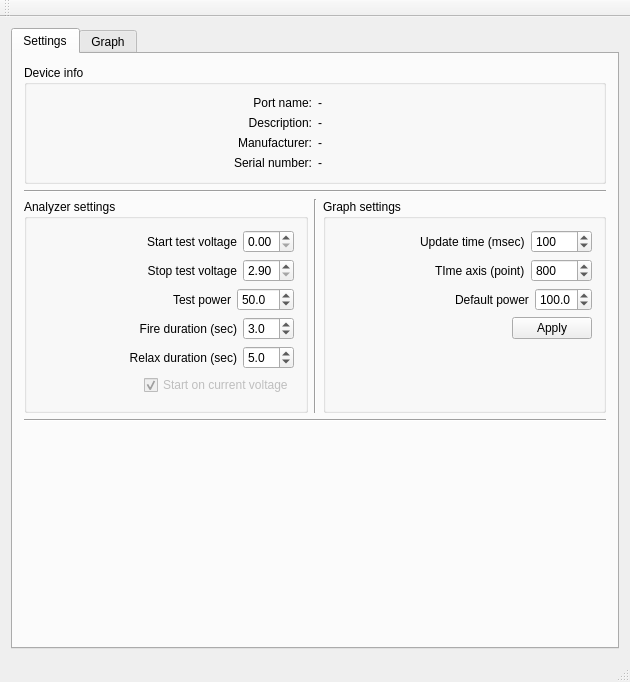
<?xml version="1.0" encoding="UTF-8"?>
<ui version="4.0">
 <class>MainWindow</class>
 <widget class="QMainWindow" name="MainWindow">
  <property name="geometry">
   <rect>
    <x>0</x>
    <y>0</y>
    <width>630</width>
    <height>682</height>
   </rect>
  </property>
  <property name="windowTitle">
   <string>BatTester</string>
  </property>
  <widget class="QWidget" name="centralWidget">
   <layout class="QVBoxLayout" name="verticalLayout_9">
    <item>
     <widget class="QTabWidget" name="tabWidget">
      <property name="currentIndex">
       <number>0</number>
      </property>
      <widget class="QWidget" name="tab">
       <attribute name="title">
        <string>Settings</string>
       </attribute>
       <layout class="QVBoxLayout" name="verticalLayout_6">
        <item>
         <widget class="QGroupBox" name="groupBox">
          <property name="autoFillBackground">
           <bool>false</bool>
          </property>
          <property name="title">
           <string>Device info</string>
          </property>
          <layout class="QHBoxLayout" name="horizontalLayout">
           <item>
            <layout class="QVBoxLayout" name="verticalLayout">
             <item>
              <widget class="QLabel" name="label">
               <property name="text">
                <string>Port name:</string>
               </property>
               <property name="alignment">
                <set>Qt::AlignRight|Qt::AlignTrailing|Qt::AlignVCenter</set>
               </property>
              </widget>
             </item>
             <item>
              <widget class="QLabel" name="label_2">
               <property name="text">
                <string>Description:</string>
               </property>
               <property name="alignment">
                <set>Qt::AlignRight|Qt::AlignTrailing|Qt::AlignVCenter</set>
               </property>
              </widget>
             </item>
             <item>
              <widget class="QLabel" name="label_3">
               <property name="text">
                <string>Manufacturer:</string>
               </property>
               <property name="alignment">
                <set>Qt::AlignRight|Qt::AlignTrailing|Qt::AlignVCenter</set>
               </property>
              </widget>
             </item>
             <item>
              <widget class="QLabel" name="label_4">
               <property name="text">
                <string>Serial number:</string>
               </property>
               <property name="alignment">
                <set>Qt::AlignRight|Qt::AlignTrailing|Qt::AlignVCenter</set>
               </property>
              </widget>
             </item>
            </layout>
           </item>
           <item>
            <layout class="QVBoxLayout" name="verticalLayout_2">
             <item>
              <widget class="QLabel" name="lbName">
               <property name="text">
                <string>-</string>
               </property>
              </widget>
             </item>
             <item>
              <widget class="QLabel" name="lbDescr">
               <property name="text">
                <string>-</string>
               </property>
              </widget>
             </item>
             <item>
              <widget class="QLabel" name="lbManufacturer">
               <property name="text">
                <string>-</string>
               </property>
              </widget>
             </item>
             <item>
              <widget class="QLabel" name="lbSerial">
               <property name="text">
                <string>-</string>
               </property>
              </widget>
             </item>
            </layout>
           </item>
          </layout>
         </widget>
        </item>
        <item>
         <widget class="Line" name="line">
          <property name="orientation">
           <enum>Qt::Horizontal</enum>
          </property>
         </widget>
        </item>
        <item>
         <layout class="QHBoxLayout" name="horizontalLayout_11">
          <item>
           <widget class="QGroupBox" name="groupBox_2">
            <property name="title">
             <string>Analyzer settings</string>
            </property>
            <layout class="QVBoxLayout" name="verticalLayout_5">
             <item>
              <layout class="QHBoxLayout" name="horizontalLayout_16">
               <item>
                <spacer name="horizontalSpacer_11">
                 <property name="orientation">
                  <enum>Qt::Horizontal</enum>
                 </property>
                 <property name="sizeHint" stdset="0">
                  <size>
                   <width>40</width>
                   <height>20</height>
                  </size>
                 </property>
                </spacer>
               </item>
               <item>
                <widget class="QLabel" name="label_13">
                 <property name="enabled">
                  <bool>true</bool>
                 </property>
                 <property name="text">
                  <string>Start test voltage</string>
                 </property>
                 <property name="alignment">
                  <set>Qt::AlignRight|Qt::AlignTrailing|Qt::AlignVCenter</set>
                 </property>
                </widget>
               </item>
               <item>
                <widget class="QDoubleSpinBox" name="spinStartVolt">
                 <property name="enabled">
                  <bool>true</bool>
                 </property>
                 <property name="minimum">
                  <double>0.000000000000000</double>
                 </property>
                 <property name="maximum">
                  <double>4.250000000000000</double>
                 </property>
                 <property name="singleStep">
                  <double>0.010000000000000</double>
                 </property>
                 <property name="value">
                  <double>0.000000000000000</double>
                 </property>
                </widget>
               </item>
              </layout>
             </item>
             <item>
              <layout class="QHBoxLayout" name="horizontalLayout_17">
               <item>
                <spacer name="horizontalSpacer_15">
                 <property name="orientation">
                  <enum>Qt::Horizontal</enum>
                 </property>
                 <property name="sizeHint" stdset="0">
                  <size>
                   <width>40</width>
                   <height>20</height>
                  </size>
                 </property>
                </spacer>
               </item>
               <item>
                <widget class="QLabel" name="label_12">
                 <property name="text">
                  <string>Stop test voltage</string>
                 </property>
                 <property name="alignment">
                  <set>Qt::AlignRight|Qt::AlignTrailing|Qt::AlignVCenter</set>
                 </property>
                </widget>
               </item>
               <item>
                <widget class="QDoubleSpinBox" name="spinStopVolt">
                 <property name="minimum">
                  <double>2.900000000000000</double>
                 </property>
                 <property name="maximum">
                  <double>4.200000000000000</double>
                 </property>
                 <property name="singleStep">
                  <double>0.010000000000000</double>
                 </property>
                </widget>
               </item>
              </layout>
             </item>
             <item>
              <layout class="QHBoxLayout" name="horizontalLayout_15">
               <item>
                <spacer name="horizontalSpacer_10">
                 <property name="orientation">
                  <enum>Qt::Horizontal</enum>
                 </property>
                 <property name="sizeHint" stdset="0">
                  <size>
                   <width>40</width>
                   <height>20</height>
                  </size>
                 </property>
                </spacer>
               </item>
               <item>
                <widget class="QLabel" name="label_11">
                 <property name="text">
                  <string>Test power</string>
                 </property>
                 <property name="alignment">
                  <set>Qt::AlignRight|Qt::AlignTrailing|Qt::AlignVCenter</set>
                 </property>
                </widget>
               </item>
               <item>
                <widget class="QDoubleSpinBox" name="spinTestPower">
                 <property name="decimals">
                  <number>1</number>
                 </property>
                 <property name="maximum">
                  <double>250.000000000000000</double>
                 </property>
                 <property name="singleStep">
                  <double>0.100000000000000</double>
                 </property>
                 <property name="value">
                  <double>50.000000000000000</double>
                 </property>
                </widget>
               </item>
              </layout>
             </item>
             <item>
              <layout class="QHBoxLayout" name="horizontalLayout_18">
               <item>
                <spacer name="horizontalSpacer_13">
                 <property name="orientation">
                  <enum>Qt::Horizontal</enum>
                 </property>
                 <property name="sizeHint" stdset="0">
                  <size>
                   <width>40</width>
                   <height>20</height>
                  </size>
                 </property>
                </spacer>
               </item>
               <item>
                <widget class="QLabel" name="label_16">
                 <property name="text">
                  <string>Fire duration (sec)</string>
                 </property>
                 <property name="alignment">
                  <set>Qt::AlignRight|Qt::AlignTrailing|Qt::AlignVCenter</set>
                 </property>
                </widget>
               </item>
               <item>
                <widget class="QDoubleSpinBox" name="spinFIreDuration">
                 <property name="decimals">
                  <number>1</number>
                 </property>
                 <property name="minimum">
                  <double>1.000000000000000</double>
                 </property>
                 <property name="maximum">
                  <double>10.000000000000000</double>
                 </property>
                 <property name="singleStep">
                  <double>0.100000000000000</double>
                 </property>
                 <property name="value">
                  <double>3.000000000000000</double>
                 </property>
                </widget>
               </item>
              </layout>
             </item>
             <item>
              <layout class="QHBoxLayout" name="horizontalLayout_20">
               <item>
                <spacer name="horizontalSpacer_12">
                 <property name="orientation">
                  <enum>Qt::Horizontal</enum>
                 </property>
                 <property name="sizeHint" stdset="0">
                  <size>
                   <width>40</width>
                   <height>20</height>
                  </size>
                 </property>
                </spacer>
               </item>
               <item>
                <widget class="QLabel" name="label_17">
                 <property name="text">
                  <string>Relax duration (sec)</string>
                 </property>
                 <property name="alignment">
                  <set>Qt::AlignRight|Qt::AlignTrailing|Qt::AlignVCenter</set>
                 </property>
                </widget>
               </item>
               <item>
                <widget class="QDoubleSpinBox" name="spinRelax">
                 <property name="decimals">
                  <number>1</number>
                 </property>
                 <property name="minimum">
                  <double>1.000000000000000</double>
                 </property>
                 <property name="maximum">
                  <double>10.000000000000000</double>
                 </property>
                 <property name="singleStep">
                  <double>0.100000000000000</double>
                 </property>
                 <property name="value">
                  <double>5.000000000000000</double>
                 </property>
                </widget>
               </item>
              </layout>
             </item>
             <item>
              <layout class="QHBoxLayout" name="horizontalLayout_19">
               <item>
                <spacer name="horizontalSpacer_14">
                 <property name="orientation">
                  <enum>Qt::Horizontal</enum>
                 </property>
                 <property name="sizeHint" stdset="0">
                  <size>
                   <width>40</width>
                   <height>20</height>
                  </size>
                 </property>
                </spacer>
               </item>
               <item>
                <widget class="QCheckBox" name="checkBox">
                 <property name="enabled">
                  <bool>false</bool>
                 </property>
                 <property name="text">
                  <string>Start on current voltage</string>
                 </property>
                 <property name="checked">
                  <bool>true</bool>
                 </property>
                </widget>
               </item>
              </layout>
             </item>
            </layout>
           </widget>
          </item>
          <item>
           <widget class="Line" name="line_3">
            <property name="orientation">
             <enum>Qt::Vertical</enum>
            </property>
           </widget>
          </item>
          <item>
           <widget class="QGroupBox" name="groupBox_3">
            <property name="title">
             <string>Graph settings</string>
            </property>
            <layout class="QVBoxLayout" name="verticalLayout_8">
             <item>
              <layout class="QVBoxLayout" name="verticalLayout_7">
               <item>
                <layout class="QHBoxLayout" name="horizontalLayout_12">
                 <item>
                  <spacer name="horizontalSpacer_6">
                   <property name="orientation">
                    <enum>Qt::Horizontal</enum>
                   </property>
                   <property name="sizeHint" stdset="0">
                    <size>
                     <width>40</width>
                     <height>20</height>
                    </size>
                   </property>
                  </spacer>
                 </item>
                 <item>
                  <widget class="QLabel" name="label_10">
                   <property name="text">
                    <string>Update time (msec)</string>
                   </property>
                  </widget>
                 </item>
                 <item>
                  <widget class="QSpinBox" name="spinUpdTime">
                   <property name="minimum">
                    <number>50</number>
                   </property>
                   <property name="maximum">
                    <number>10000</number>
                   </property>
                   <property name="value">
                    <number>100</number>
                   </property>
                  </widget>
                 </item>
                </layout>
               </item>
               <item>
                <layout class="QHBoxLayout" name="horizontalLayout_13">
                 <item>
                  <spacer name="horizontalSpacer_7">
                   <property name="orientation">
                    <enum>Qt::Horizontal</enum>
                   </property>
                   <property name="sizeHint" stdset="0">
                    <size>
                     <width>40</width>
                     <height>20</height>
                    </size>
                   </property>
                  </spacer>
                 </item>
                 <item>
                  <widget class="QLabel" name="label_14">
                   <property name="text">
                    <string>TIme axis (point)</string>
                   </property>
                  </widget>
                 </item>
                 <item>
                  <widget class="QSpinBox" name="spinTimeLine">
                   <property name="minimum">
                    <number>10</number>
                   </property>
                   <property name="maximum">
                    <number>10000</number>
                   </property>
                   <property name="value">
                    <number>800</number>
                   </property>
                  </widget>
                 </item>
                </layout>
               </item>
               <item>
                <layout class="QHBoxLayout" name="horizontalLayout_2">
                 <item>
                  <spacer name="horizontalSpacer_9">
                   <property name="orientation">
                    <enum>Qt::Horizontal</enum>
                   </property>
                   <property name="sizeHint" stdset="0">
                    <size>
                     <width>40</width>
                     <height>20</height>
                    </size>
                   </property>
                  </spacer>
                 </item>
                 <item>
                  <widget class="QLabel" name="label_15">
                   <property name="text">
                    <string>Default power</string>
                   </property>
                  </widget>
                 </item>
                 <item>
                  <widget class="QDoubleSpinBox" name="spinDefPower">
                   <property name="decimals">
                    <number>1</number>
                   </property>
                   <property name="maximum">
                    <double>250.000000000000000</double>
                   </property>
                   <property name="singleStep">
                    <double>0.100000000000000</double>
                   </property>
                   <property name="value">
                    <double>100.000000000000000</double>
                   </property>
                  </widget>
                 </item>
                </layout>
               </item>
               <item>
                <layout class="QHBoxLayout" name="horizontalLayout_14">
                 <item>
                  <spacer name="horizontalSpacer_8">
                   <property name="orientation">
                    <enum>Qt::Horizontal</enum>
                   </property>
                   <property name="sizeHint" stdset="0">
                    <size>
                     <width>40</width>
                     <height>20</height>
                    </size>
                   </property>
                  </spacer>
                 </item>
                 <item>
                  <widget class="QPushButton" name="btnApplyGraphSettings">
                   <property name="text">
                    <string>Apply</string>
                   </property>
                  </widget>
                 </item>
                </layout>
               </item>
               <item>
                <spacer name="verticalSpacer_2">
                 <property name="orientation">
                  <enum>Qt::Vertical</enum>
                 </property>
                 <property name="sizeHint" stdset="0">
                  <size>
                   <width>20</width>
                   <height>40</height>
                  </size>
                 </property>
                </spacer>
               </item>
              </layout>
             </item>
            </layout>
           </widget>
          </item>
         </layout>
        </item>
        <item>
         <widget class="Line" name="line_2">
          <property name="orientation">
           <enum>Qt::Horizontal</enum>
          </property>
         </widget>
        </item>
        <item>
         <spacer name="verticalSpacer">
          <property name="orientation">
           <enum>Qt::Vertical</enum>
          </property>
          <property name="sizeHint" stdset="0">
           <size>
            <width>20</width>
            <height>40</height>
           </size>
          </property>
         </spacer>
        </item>
       </layout>
      </widget>
      <widget class="QWidget" name="tab_2">
       <attribute name="title">
        <string>Graph</string>
       </attribute>
       <layout class="QVBoxLayout" name="verticalLayout_4">
        <item>
         <layout class="QHBoxLayout" name="horizontalLayout_7">
          <item>
           <widget class="QPushButton" name="btnStart">
            <property name="text">
             <string>START</string>
            </property>
           </widget>
          </item>
          <item>
           <widget class="QPushButton" name="btnStop">
            <property name="enabled">
             <bool>false</bool>
            </property>
            <property name="text">
             <string>STOP</string>
            </property>
           </widget>
          </item>
          <item>
           <widget class="QLabel" name="label_9">
            <property name="text">
             <string>Energy volume:</string>
            </property>
           </widget>
          </item>
          <item>
           <widget class="QLabel" name="lbVol">
            <property name="minimumSize">
             <size>
              <width>0</width>
              <height>0</height>
             </size>
            </property>
            <property name="font">
             <font>
              <weight>75</weight>
              <bold>true</bold>
             </font>
            </property>
            <property name="text">
             <string>0</string>
            </property>
           </widget>
          </item>
          <item>
           <spacer name="horizontalSpacer_3">
            <property name="orientation">
             <enum>Qt::Horizontal</enum>
            </property>
            <property name="sizeHint" stdset="0">
             <size>
              <width>40</width>
              <height>20</height>
             </size>
            </property>
           </spacer>
          </item>
          <item>
           <widget class="QPushButton" name="btnGraphRun">
            <property name="text">
             <string>Run/Stop graph</string>
            </property>
            <property name="icon">
             <iconset>
              <normaloff>play.png</normaloff>play.png</iconset>
            </property>
           </widget>
          </item>
          <item>
           <widget class="QPushButton" name="btnSave">
            <property name="enabled">
             <bool>false</bool>
            </property>
            <property name="text">
             <string>Save result</string>
            </property>
           </widget>
          </item>
          <item>
           <widget class="QPushButton" name="pushButton">
            <property name="text">
             <string>Debug</string>
            </property>
           </widget>
          </item>
         </layout>
        </item>
        <item>
         <layout class="QHBoxLayout" name="horizontalLayout_8">
          <property name="sizeConstraint">
           <enum>QLayout::SetMinimumSize</enum>
          </property>
          <item>
           <layout class="QHBoxLayout" name="horizontalLayout_9">
            <item>
             <widget class="QLabel" name="label_7">
              <property name="maximumSize">
               <size>
                <width>16777215</width>
                <height>50</height>
               </size>
              </property>
              <property name="text">
               <string>Power:</string>
              </property>
             </widget>
            </item>
            <item>
             <widget class="QLabel" name="lbPower">
              <property name="maximumSize">
               <size>
                <width>16777215</width>
                <height>50</height>
               </size>
              </property>
              <property name="font">
               <font>
                <weight>75</weight>
                <bold>true</bold>
               </font>
              </property>
              <property name="text">
               <string>Power</string>
              </property>
             </widget>
            </item>
           </layout>
          </item>
          <item>
           <layout class="QHBoxLayout" name="horizontalLayout_10">
            <item>
             <widget class="QLabel" name="label_8">
              <property name="maximumSize">
               <size>
                <width>16777215</width>
                <height>50</height>
               </size>
              </property>
              <property name="text">
               <string>Battery:</string>
              </property>
             </widget>
            </item>
            <item>
             <widget class="QLabel" name="lbBat">
              <property name="maximumSize">
               <size>
                <width>16777215</width>
                <height>50</height>
               </size>
              </property>
              <property name="font">
               <font>
                <weight>75</weight>
                <bold>true</bold>
               </font>
              </property>
              <property name="text">
               <string>Bat</string>
              </property>
             </widget>
            </item>
            <item>
             <widget class="QLabel" name="label_18">
              <property name="text">
               <string>Board temp:</string>
              </property>
             </widget>
            </item>
            <item>
             <widget class="QLabel" name="lbTemp">
              <property name="font">
               <font>
                <weight>75</weight>
                <bold>true</bold>
               </font>
              </property>
              <property name="text">
               <string>Temp</string>
              </property>
             </widget>
            </item>
            <item>
             <widget class="QLabel" name="lbHot">
              <property name="font">
               <font>
                <weight>75</weight>
                <bold>true</bold>
               </font>
              </property>
              <property name="styleSheet">
               <string notr="true">color: rgb(255, 0, 0);</string>
              </property>
              <property name="text">
               <string>----</string>
              </property>
             </widget>
            </item>
            <item>
             <spacer name="horizontalSpacer_5">
              <property name="orientation">
               <enum>Qt::Horizontal</enum>
              </property>
              <property name="sizeHint" stdset="0">
               <size>
                <width>40</width>
                <height>20</height>
               </size>
              </property>
             </spacer>
            </item>
           </layout>
          </item>
         </layout>
        </item>
        <item>
         <widget class="QCustomPlot" name="grPower" native="true">
          <property name="sizePolicy">
           <sizepolicy hsizetype="Preferred" vsizetype="Expanding">
            <horstretch>0</horstretch>
            <verstretch>0</verstretch>
           </sizepolicy>
          </property>
          <property name="minimumSize">
           <size>
            <width>0</width>
            <height>150</height>
           </size>
          </property>
         </widget>
        </item>
        <item>
         <widget class="QCustomPlot" name="grBatVoltage" native="true">
          <property name="sizePolicy">
           <sizepolicy hsizetype="Preferred" vsizetype="Expanding">
            <horstretch>0</horstretch>
            <verstretch>0</verstretch>
           </sizepolicy>
          </property>
          <property name="minimumSize">
           <size>
            <width>0</width>
            <height>150</height>
           </size>
          </property>
         </widget>
        </item>
        <item>
         <layout class="QVBoxLayout" name="verticalLayout_3">
          <item>
           <layout class="QHBoxLayout" name="horizontalLayout_6">
            <item>
             <layout class="QHBoxLayout" name="horizontalLayout_4">
              <item>
               <widget class="QLabel" name="label_5">
                <property name="maximumSize">
                 <size>
                  <width>16777215</width>
                  <height>50</height>
                 </size>
                </property>
                <property name="text">
                 <string>USB Voltage:</string>
                </property>
               </widget>
              </item>
              <item>
               <widget class="QLabel" name="lbUSBV">
                <property name="maximumSize">
                 <size>
                  <width>16777215</width>
                  <height>50</height>
                 </size>
                </property>
                <property name="font">
                 <font>
                  <weight>75</weight>
                  <bold>true</bold>
                 </font>
                </property>
                <property name="text">
                 <string>USBV</string>
                </property>
               </widget>
              </item>
              <item>
               <spacer name="horizontalSpacer">
                <property name="orientation">
                 <enum>Qt::Horizontal</enum>
                </property>
                <property name="sizeHint" stdset="0">
                 <size>
                  <width>40</width>
                  <height>20</height>
                 </size>
                </property>
               </spacer>
              </item>
             </layout>
            </item>
            <item>
             <layout class="QHBoxLayout" name="horizontalLayout_5">
              <item>
               <widget class="QLabel" name="label_6">
                <property name="maximumSize">
                 <size>
                  <width>16777215</width>
                  <height>50</height>
                 </size>
                </property>
                <property name="text">
                 <string>USB Current:</string>
                </property>
               </widget>
              </item>
              <item>
               <widget class="QLabel" name="lbUSBI">
                <property name="maximumSize">
                 <size>
                  <width>16777215</width>
                  <height>50</height>
                 </size>
                </property>
                <property name="font">
                 <font>
                  <weight>75</weight>
                  <bold>true</bold>
                 </font>
                </property>
                <property name="text">
                 <string>USBI</string>
                </property>
               </widget>
              </item>
              <item>
               <spacer name="horizontalSpacer_2">
                <property name="orientation">
                 <enum>Qt::Horizontal</enum>
                </property>
                <property name="sizeHint" stdset="0">
                 <size>
                  <width>40</width>
                  <height>20</height>
                 </size>
                </property>
               </spacer>
              </item>
             </layout>
            </item>
           </layout>
          </item>
          <item>
           <layout class="QHBoxLayout" name="horizontalLayout_3">
            <property name="sizeConstraint">
             <enum>QLayout::SetFixedSize</enum>
            </property>
            <item>
             <widget class="QCustomPlot" name="grUsbU" native="true">
              <property name="minimumSize">
               <size>
                <width>0</width>
                <height>150</height>
               </size>
              </property>
             </widget>
            </item>
            <item>
             <widget class="QCustomPlot" name="grUsbI" native="true">
              <property name="minimumSize">
               <size>
                <width>0</width>
                <height>150</height>
               </size>
              </property>
             </widget>
            </item>
           </layout>
          </item>
         </layout>
        </item>
       </layout>
      </widget>
     </widget>
    </item>
   </layout>
  </widget>
  <widget class="QMenuBar" name="menuBar">
   <property name="geometry">
    <rect>
     <x>0</x>
     <y>0</y>
     <width>630</width>
     <height>19</height>
    </rect>
   </property>
  </widget>
  <widget class="QToolBar" name="mainToolBar">
   <attribute name="toolBarArea">
    <enum>TopToolBarArea</enum>
   </attribute>
   <attribute name="toolBarBreak">
    <bool>false</bool>
   </attribute>
  </widget>
  <widget class="QStatusBar" name="statusBar"/>
 </widget>
 <layoutdefault spacing="6" margin="11"/>
 <customwidgets>
  <customwidget>
   <class>QCustomPlot</class>
   <extends>QWidget</extends>
   <header>qcustomplot.h</header>
   <container>1</container>
  </customwidget>
 </customwidgets>
 <resources/>
 <connections/>
</ui>
